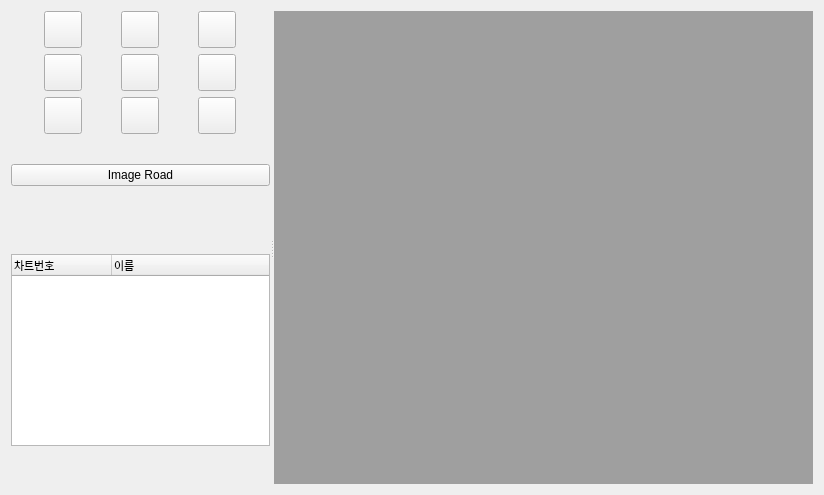
<?xml version="1.0" encoding="UTF-8"?>
<ui version="4.0">
 <class>ViewerLayoutForm</class>
 <widget class="QWidget" name="ViewerLayoutForm">
  <property name="geometry">
   <rect>
    <x>0</x>
    <y>0</y>
    <width>824</width>
    <height>495</height>
   </rect>
  </property>
  <property name="windowTitle">
   <string>Form</string>
  </property>
  <layout class="QVBoxLayout" name="verticalLayout_4">
   <item>
    <widget class="QSplitter" name="splitter">
     <property name="orientation">
      <enum>Qt::Horizontal</enum>
     </property>
     <widget class="QWidget" name="">
      <layout class="QVBoxLayout" name="verticalLayout_2">
       <item>
        <layout class="QGridLayout" name="gridLayout_2">
         <item row="2" column="1">
          <widget class="QToolButton" name="horizontalToolButton">
           <property name="text">
            <string/>
           </property>
           <property name="iconSize">
            <size>
             <width>30</width>
             <height>30</height>
            </size>
           </property>
          </widget>
         </item>
         <item row="2" column="0">
          <widget class="QToolButton" name="verticalToolButton">
           <property name="text">
            <string/>
           </property>
           <property name="iconSize">
            <size>
             <width>30</width>
             <height>30</height>
            </size>
           </property>
          </widget>
         </item>
         <item row="1" column="1">
          <widget class="QToolButton" name="leftToolButton">
           <property name="text">
            <string/>
           </property>
           <property name="iconSize">
            <size>
             <width>30</width>
             <height>30</height>
            </size>
           </property>
          </widget>
         </item>
         <item row="2" column="2">
          <widget class="QToolButton" name="toolButton_9">
           <property name="text">
            <string/>
           </property>
           <property name="iconSize">
            <size>
             <width>30</width>
             <height>30</height>
            </size>
           </property>
          </widget>
         </item>
         <item row="0" column="1">
          <widget class="QToolButton" name="zoomOutToolButton">
           <property name="text">
            <string/>
           </property>
           <property name="iconSize">
            <size>
             <width>30</width>
             <height>30</height>
            </size>
           </property>
          </widget>
         </item>
         <item row="1" column="0">
          <widget class="QToolButton" name="rightToolButton">
           <property name="text">
            <string/>
           </property>
           <property name="iconSize">
            <size>
             <width>30</width>
             <height>30</height>
            </size>
           </property>
          </widget>
         </item>
         <item row="1" column="2">
          <widget class="QToolButton" name="morphingToolButton">
           <property name="text">
            <string/>
           </property>
           <property name="iconSize">
            <size>
             <width>30</width>
             <height>30</height>
            </size>
           </property>
          </widget>
         </item>
         <item row="0" column="2">
          <widget class="QToolButton" name="sharpeningToolButton">
           <property name="text">
            <string/>
           </property>
           <property name="iconSize">
            <size>
             <width>30</width>
             <height>30</height>
            </size>
           </property>
          </widget>
         </item>
         <item row="0" column="0">
          <widget class="QToolButton" name="zoomInToolButton">
           <property name="text">
            <string/>
           </property>
           <property name="iconSize">
            <size>
             <width>30</width>
             <height>30</height>
            </size>
           </property>
          </widget>
         </item>
        </layout>
       </item>
       <item>
        <layout class="QVBoxLayout" name="verticalLayout">
         <item>
          <spacer name="verticalSpacer_3">
           <property name="orientation">
            <enum>Qt::Vertical</enum>
           </property>
           <property name="sizeHint" stdset="0">
            <size>
             <width>20</width>
             <height>18</height>
            </size>
           </property>
          </spacer>
         </item>
         <item>
          <widget class="QPushButton" name="imageRoadButton">
           <property name="text">
            <string>Image Road</string>
           </property>
          </widget>
         </item>
         <item>
          <spacer name="verticalSpacer_4">
           <property name="orientation">
            <enum>Qt::Vertical</enum>
           </property>
           <property name="sizeHint" stdset="0">
            <size>
             <width>20</width>
             <height>17</height>
            </size>
           </property>
          </spacer>
         </item>
        </layout>
       </item>
       <item>
        <layout class="QVBoxLayout" name="verticalLayout_3">
         <item>
          <spacer name="verticalSpacer">
           <property name="orientation">
            <enum>Qt::Vertical</enum>
           </property>
           <property name="sizeHint" stdset="0">
            <size>
             <width>20</width>
             <height>38</height>
            </size>
           </property>
          </spacer>
         </item>
         <item>
          <widget class="QTreeWidget" name="treeWidget">
           <property name="font">
            <font>
             <family>고도 M</family>
             <pointsize>8</pointsize>
            </font>
           </property>
           <column>
            <property name="text">
             <string>차트번호</string>
            </property>
           </column>
           <column>
            <property name="text">
             <string>이름</string>
            </property>
           </column>
          </widget>
         </item>
         <item>
          <spacer name="verticalSpacer_2">
           <property name="orientation">
            <enum>Qt::Vertical</enum>
           </property>
           <property name="sizeHint" stdset="0">
            <size>
             <width>20</width>
             <height>38</height>
            </size>
           </property>
          </spacer>
         </item>
        </layout>
       </item>
      </layout>
     </widget>
     <widget class="QMdiArea" name="mdiArea"/>
    </widget>
   </item>
  </layout>
 </widget>
 <resources/>
 <connections/>
</ui>
